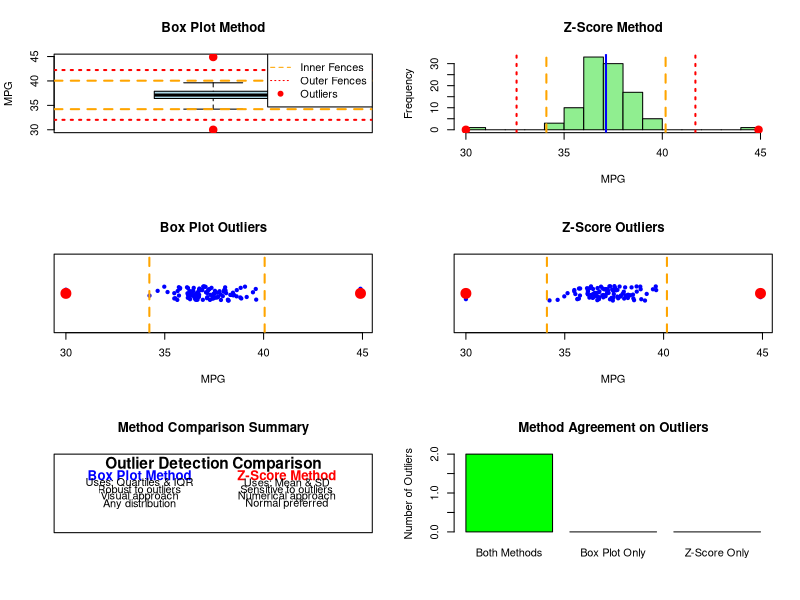

Write the R code that produced this figure.
# Outlier Detection Method Comparison
# Box Plot Method vs Z-Score Method

# Create output directory
if (!dir.exists("output")) dir.create("output")

cat("Outlier Detection Method Comparison\n")
cat("==================================\n\n")

# Use the same gas mileage data for comparison
set.seed(123)
gas_base <- rnorm(98, 37, 1.2)
gas_data <- c(gas_base, 30.0, 44.9)  # Include known outliers

cat("Dataset: Gas Mileage Data (n =", length(gas_data), ")\n")
cat("Known outliers added: 30.0 and 44.9 mpg\n\n")

# Function for box plot outlier detection
boxplot_outliers <- function(data) {
  quartiles <- quantile(data, c(0.25, 0.5, 0.75))
  iqr_val <- IQR(data)
  
  # Calculate fences
  inner_lower <- quartiles[1] - 1.5 * iqr_val
  inner_upper <- quartiles[3] + 1.5 * iqr_val
  outer_lower <- quartiles[1] - 3 * iqr_val
  outer_upper <- quartiles[3] + 3 * iqr_val
  
  # Identify outliers
  mild_outliers <- data[data < inner_lower | data > inner_upper]
  extreme_outliers <- data[data < outer_lower | data > outer_upper]
  
  return(list(
    quartiles = quartiles,
    iqr = iqr_val,
    fences = c(inner_lower, inner_upper, outer_lower, outer_upper),
    mild = mild_outliers,
    extreme = extreme_outliers
  ))
}

# Function for z-score outlier detection
zscore_outliers <- function(data) {
  mean_val <- mean(data)
  sd_val <- sd(data)
  z_scores <- abs((data - mean_val) / sd_val)
  
  # Identify outliers using different thresholds
  possible_outliers <- data[z_scores > 2]    # |z| > 2
  outliers <- data[z_scores > 3]             # |z| > 3
  
  return(list(
    mean = mean_val,
    sd = sd_val,
    z_scores = z_scores,
    possible = possible_outliers,
    outliers = outliers
  ))
}

# Apply both methods
cat("METHOD 1: BOX PLOT APPROACH\n")
cat("===========================\n")
box_results <- boxplot_outliers(gas_data)

cat("Quartiles: Q1 =", round(box_results$quartiles[1], 3), 
    ", Q2 =", round(box_results$quartiles[2], 3),
    ", Q3 =", round(box_results$quartiles[3], 3), "\n")
cat("IQR =", round(box_results$iqr, 3), "\n")
cat("Inner fences: [", round(box_results$fences[1], 2), ", ", 
    round(box_results$fences[2], 2), "]\n")
cat("Outer fences: [", round(box_results$fences[3], 2), ", ", 
    round(box_results$fences[4], 2), "]\n")
cat("Mild outliers:", ifelse(length(box_results$mild) > 0, 
                            paste(sort(box_results$mild), collapse = ", "), "None"), "\n")
cat("Extreme outliers:", ifelse(length(box_results$extreme) > 0, 
                               paste(sort(box_results$extreme), collapse = ", "), "None"), "\n\n")

cat("METHOD 2: Z-SCORE APPROACH\n")
cat("==========================\n")
z_results <- zscore_outliers(gas_data)

cat("Mean =", round(z_results$mean, 3), "\n")
cat("Standard deviation =", round(z_results$sd, 3), "\n")
cat("Possible outliers (|z| > 2):", ifelse(length(z_results$possible) > 0, 
                                           paste(sort(z_results$possible), collapse = ", "), "None"), "\n")
cat("Outliers (|z| > 3):", ifelse(length(z_results$outliers) > 0, 
                                 paste(sort(z_results$outliers), collapse = ", "), "None"), "\n\n")

# Detailed comparison for specific values
cat("DETAILED COMPARISON:\n")
cat("===================\n")
test_values <- c(30.0, 44.9, 35.0, 40.0)

for(val in test_values) {
  cat("Value:", val, "\n")
  
  # Box plot method
  is_mild <- val < box_results$fences[1] | val > box_results$fences[2]
  is_extreme <- val < box_results$fences[3] | val > box_results$fences[4]
  
  if(is_extreme) {
    box_classification <- "Extreme outlier"
  } else if(is_mild) {
    box_classification <- "Mild outlier"
  } else {
    box_classification <- "Normal"
  }
  
  # Z-score method
  z_score <- abs((val - z_results$mean) / z_results$sd)
  
  if(z_score > 3) {
    z_classification <- "Outlier (|z| > 3)"
  } else if(z_score > 2) {
    z_classification <- "Possible outlier (|z| > 2)"
  } else {
    z_classification <- "Normal"
  }
  
  cat("  Box plot method:", box_classification, "\n")
  cat("  Z-score method:", z_classification, "(z =", round(z_score, 2), ")\n")
  cat("  Agreement:", ifelse(
    (box_classification != "Normal" && z_classification != "Normal") ||
    (box_classification == "Normal" && z_classification == "Normal"), 
    "Yes", "No"), "\n\n")
}

# Method comparison summary
cat("WHEN TO USE EACH METHOD:\n")
cat("=======================\n")
cat("BOX PLOT METHOD:\n")
cat("✓ Visual and intuitive\n")
cat("✓ Robust to outliers (uses quartiles)\n")
cat("✓ Good for skewed distributions\n")
cat("✓ Doesn't assume normal distribution\n")
cat("✗ Less precise than z-scores\n\n")

cat("Z-SCORE METHOD:\n")
cat("✓ Precise numerical criteria\n")
cat("✓ Works well with normal distributions\n")
cat("✓ Easy to automate\n")
cat("✗ Sensitive to existing outliers (uses mean/SD)\n")
cat("✗ Assumes approximately normal distribution\n\n")

# Create comprehensive visualization
png("output/method_comparison.png", width = 1400, height = 1000, res = 120)
par(mfrow = c(3, 2))

# Box plot with annotations
boxplot(gas_data, main = "Box Plot Method", ylab = "MPG", col = "lightblue")
abline(h = box_results$fences[1:2], col = "orange", lty = 2, lwd = 2)
abline(h = box_results$fences[3:4], col = "red", lty = 3, lwd = 2)
points(rep(1, length(box_results$mild)), box_results$mild, col = "red", pch = 19, cex = 1.5)
legend("topright", c("Inner Fences", "Outer Fences", "Outliers"), 
       col = c("orange", "red", "red"), lty = c(2, 3, NA), pch = c(NA, NA, 19))

# Histogram with z-score regions
hist(gas_data, main = "Z-Score Method", xlab = "MPG", col = "lightgreen", breaks = 15)
abline(v = z_results$mean, col = "blue", lwd = 2)
abline(v = z_results$mean + c(-2, 2) * z_results$sd, col = "orange", lty = 2, lwd = 2)
abline(v = z_results$mean + c(-3, 3) * z_results$sd, col = "red", lty = 3, lwd = 2)
points(z_results$possible, rep(0, length(z_results$possible)), col = "red", pch = 19, cex = 1.5)

# Side-by-side dot plots
stripchart(gas_data, main = "Box Plot Outliers", xlab = "MPG", 
           method = "jitter", pch = 19, col = "blue")
points(box_results$mild, rep(1, length(box_results$mild)), col = "red", pch = 19, cex = 2)
abline(v = box_results$fences[1:2], col = "orange", lty = 2, lwd = 2)

stripchart(gas_data, main = "Z-Score Outliers", xlab = "MPG", 
           method = "jitter", pch = 19, col = "blue")
points(z_results$possible, rep(1, length(z_results$possible)), col = "red", pch = 19, cex = 2)
abline(v = z_results$mean + c(-2, 2) * z_results$sd, col = "orange", lty = 2, lwd = 2)

# Comparison table plot
plot(1, type = "n", xlim = c(0, 10), ylim = c(0, 10),
     main = "Method Comparison Summary", xlab = "", ylab = "", 
     xaxt = "n", yaxt = "n")

text(5, 9, "Outlier Detection Comparison", cex = 1.4, font = 2)
text(2.5, 7.5, "Box Plot Method", cex = 1.2, font = 2, col = "blue")
text(7.5, 7.5, "Z-Score Method", cex = 1.2, font = 2, col = "red")

text(2.5, 6.5, "Uses: Quartiles & IQR", cex = 1)
text(7.5, 6.5, "Uses: Mean & SD", cex = 1)

text(2.5, 5.5, "Robust to outliers", cex = 1)
text(7.5, 5.5, "Sensitive to outliers", cex = 1)

text(2.5, 4.5, "Visual approach", cex = 1)
text(7.5, 4.5, "Numerical approach", cex = 1)

text(2.5, 3.5, "Any distribution", cex = 1)
text(7.5, 3.5, "Normal preferred", cex = 1)

# Agreement analysis
agreement_data <- c(length(intersect(box_results$mild, z_results$possible)),
                   length(setdiff(box_results$mild, z_results$possible)),
                   length(setdiff(z_results$possible, box_results$mild)))

barplot(agreement_data, names.arg = c("Both Methods", "Box Plot Only", "Z-Score Only"),
        main = "Method Agreement on Outliers", col = c("green", "blue", "red"),
        ylab = "Number of Outliers")

dev.off()
cat("✓ Method comparison plots saved to output/method_comparison.png\n")

# Create detailed comparison table
comparison_table <- data.frame(
  Value = sort(unique(c(box_results$mild, z_results$possible))),
  stringsAsFactors = FALSE
)

# Add classifications for each value
comparison_table$Box_Plot <- sapply(comparison_table$Value, function(x) {
  if(x %in% box_results$extreme) return("Extreme")
  if(x %in% box_results$mild) return("Mild")
  return("Normal")
})

comparison_table$Z_Score <- sapply(comparison_table$Value, function(x) {
  z <- abs((x - z_results$mean) / z_results$sd)
  if(z > 3) return("Outlier")
  if(z > 2) return("Possible")
  return("Normal")
})

comparison_table$Z_Value <- round(sapply(comparison_table$Value, function(x) {
  abs((x - z_results$mean) / z_results$sd)
}), 2)

cat("\nDETAILED COMPARISON TABLE:\n")
print(comparison_table)

# Save comparison report
sink("output/method_comparison_report.txt")
cat("OUTLIER DETECTION METHOD COMPARISON\n")
cat("===================================\n\n")
cat("DATASET: Gas Mileage (n = ", length(gas_data), ")\n\n")
cat("BOX PLOT METHOD RESULTS:\n")
cat("Mild outliers:", ifelse(length(box_results$mild) > 0, 
                            paste(sort(box_results$mild), collapse = ", "), "None"), "\n")
cat("Extreme outliers:", ifelse(length(box_results$extreme) > 0, 
                               paste(sort(box_results$extreme), collapse = ", "), "None"), "\n\n")
cat("Z-SCORE METHOD RESULTS:\n")
cat("Possible outliers (|z| > 2):", ifelse(length(z_results$possible) > 0, 
                                           paste(sort(z_results$possible), collapse = ", "), "None"), "\n")
cat("Outliers (|z| > 3):", ifelse(length(z_results$outliers) > 0, 
                                 paste(sort(z_results$outliers), collapse = ", "), "None"), "\n\n")
cat("AGREEMENT:\n")
both_methods <- intersect(box_results$mild, z_results$possible)
cat("Identified by both methods:", ifelse(length(both_methods) > 0, 
                                         paste(sort(both_methods), collapse = ", "), "None"), "\n")
cat("\nRECOMMENDATION:\n")
cat("Use box plot method for exploratory analysis and robust detection.\n")
cat("Use z-score method for precise numerical criteria with normal data.\n")
sink()

cat("✓ Comparison report saved to output/method_comparison_report.txt\n")
cat("Method comparison complete!\n")
